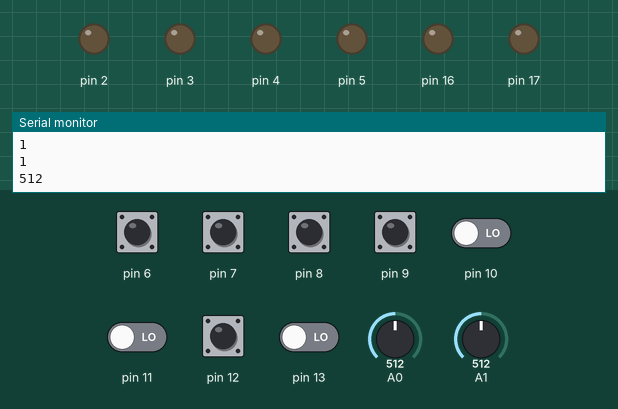
Bench run of a sketch on a simulated Arduino Uno, built with avr-gcc and run on an emulated ATmega328P. Parts: output pins drawn as LEDs (lit = HIGH), the last lines printed to the serial monitor. Dashed ring = blinking. The inputs (shaded band) are chosen by the test bench; at power-on: pin 6–9, pin 12 HIGH, pin 10, pin 11, pin 13 LOW, A0 = 512, A1 = 512.

Above: at 1.2 s.
1.3 s: pin 13 driven HIGH
At 1.84 s:
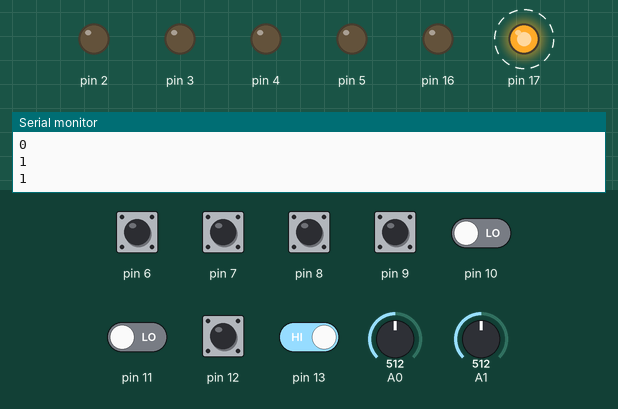
4.3 s: pin 10 driven HIGH
At 5.5 s:
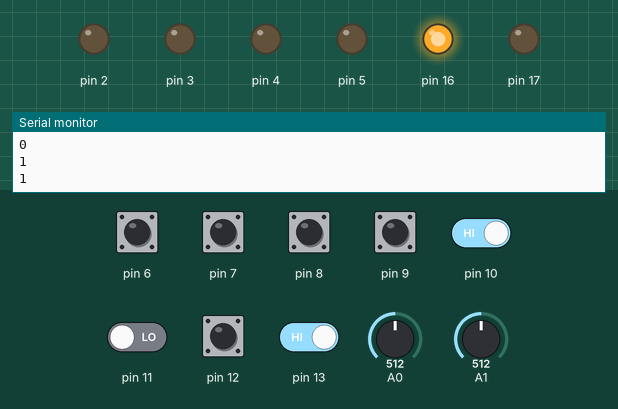
6.1 s: A0 set to 267
7.6 s: A0 set to 233
At 8.1 s:
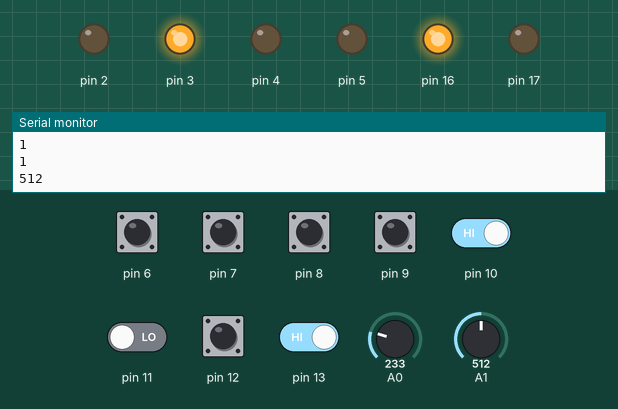
9.1 s: A1 set to 266
10.6 s: A1 set to 242
At 11.3 s:
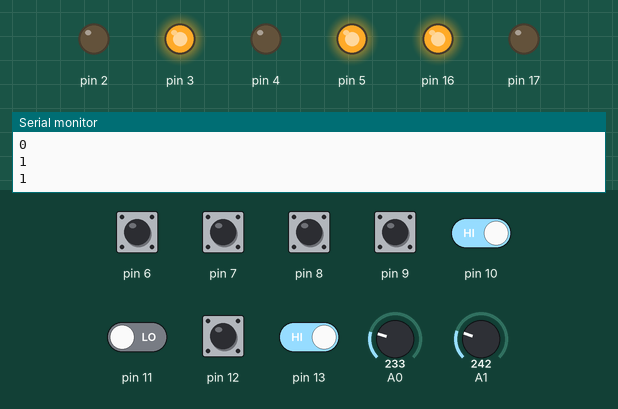
Timing chart, 0 to 13.1 s (numbered marks = the images above; inputs shaded):
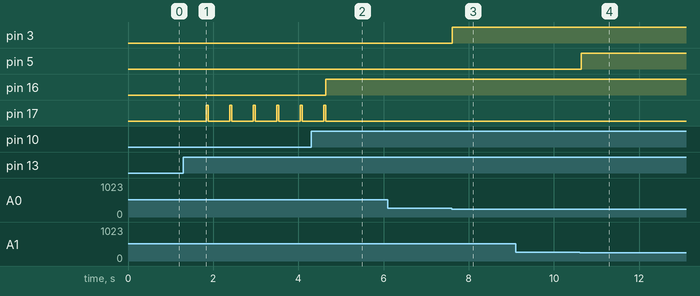

The sketch:

sketch_feb01a_-___.ino
```cpp
/*
 * 天車移動
 * arduino UNO
 */
int x = 0;//x軸
int b = 0;
int b2 = 0;
int y = 0;//y軸
int b3 = 0;
int b4 = 0;
void setup() {
  Serial.begin(9600);
  pinMode(A0,INPUT);//搖
  pinMode(A1,INPUT);//桿
  pinMode(2,OUTPUT);//  馬
  pinMode(3,OUTPUT);//  達
  pinMode(6,INPUT); //限位  6 pin
  pinMode(7,INPUT); //開關 &7 pin
  pinMode(4,OUTPUT);//  馬
  pinMode(5,OUTPUT);//  達
  pinMode(8,INPUT); //限位  8 pin
  pinMode(9,INPUT); //開關 &9 pin
  pinMode(16,OUTPUT); //上&
  pinMode(17,OUTPUT); //下爪
  pinMode(10,INPUT); //下
  pinMode(11,INPUT); //上
  pinMode(12,INPUT); //停
  pinMode(13,INPUT); //二收
}
void loop() {
  x = analogRead(A0);  //搖
  b = digitalRead(6);  //桿
  b2 = digitalRead(7); //joystick
  Serial.println(b);
  Serial.println(b2);
  Serial.println(x);
  y = analogRead(A1);  //搖
  b3 = digitalRead(8); //桿
  b4 = digitalRead(9); //joystick
  Serial.println(b3);
  Serial.println(b4);
  Serial.println(y);
  if (x > 900) {       //(不包括)[900]~1023
    digitalWrite(2, HIGH);
    digitalWrite(3, LOW);
  }
  else if (x < 250) {   //0~[250](不包括)
    digitalWrite(2, LOW);
    digitalWrite(3, HIGH);
  }
  else if (x >= 250 and x <= 900) { //250~900[包括]
    digitalWrite(2, LOW);
    digitalWrite(3, LOW);
  }

  if (b == false) {       //限位開關1
    digitalWrite(2, LOW);
    digitalWrite(3, LOW);
  }
  else if (b2 == false) { //限位開關2
    digitalWrite(2, LOW);
    digitalWrite(3, LOW);
  }
  if (y > 900) {       //(不包括)[900]~1023
    digitalWrite(4, HIGH);
    digitalWrite(5, LOW);
  }
  else if (y < 250) {  //0~[250](不包括)
    digitalWrite(4, LOW);
    digitalWrite(5, HIGH);
  }
  else if (y >= 250 and y <= 900) { //250~900[包括]
    digitalWrite(4, LOW);
    digitalWrite(5, LOW);
  }
  if (b3 == false) {      //限位開關3
    digitalWrite(4, LOW);
    digitalWrite(5, LOW);
  }
  else if (b4 == false) { //限位開關4
    digitalWrite(4, LOW);
    digitalWrite(5, LOW);
  }
  //下方為與arduino nano以杜邦線作訊號傳輸(皆為按鈕)
  //nano pins:D2  D3  D6
  //與之對應   |   |   |     ("|"為上下對應)
  //UNO  pins:D11 D13 D12
  Serial.println(digitalRead(10)); //下爪
  Serial.println(digitalRead(11)); //上爪
  Serial.println(digitalRead(12)); //上停
  Serial.println(digitalRead(13)); //二收
  if (digitalRead(10) == HIGH) { //下爪
    digitalWrite(16, HIGH);
    digitalWrite(17, LOW);
  }
  else if (digitalRead(11) == HIGH) { //上爪
    digitalWrite(16, LOW);
    digitalWrite(17, HIGH);
  }
  else if (digitalRead(12) == LOW) { //上停
    digitalWrite(16, LOW);
    digitalWrite(17, LOW);
  }
  else if (digitalRead(13) == HIGH) { //*[二收]* 提前往上跑
    digitalWrite(16, LOW); //2020/10/11 8:28 p.m.
    digitalWrite(17, LOW); //新
    delay(500);            //增
    digitalWrite(16, LOW);
    digitalWrite(17, HIGH);
  }
  delay(50);
}
```

Measured:
- the behaviour switches between 250 and 249 on A0 (found by bisection; images 2 and 3)
- the behaviour switches between 250 and 249 on A1 (found by bisection; images 3 and 4)
- after the input at 1.3 s, pin 17: alternates HIGH for 0.05 s and LOW for 0.50 s, starting after 0.54 s
- after the input at 4.3 s, pin 16: LOW → HIGH after 0.34 s; pin 17: goes on until 4.6 s, then stays LOW
- after the input at 7.6 s, pin 3: LOW → HIGH at once
- after the input at 10.6 s, pin 5: LOW → HIGH at once
